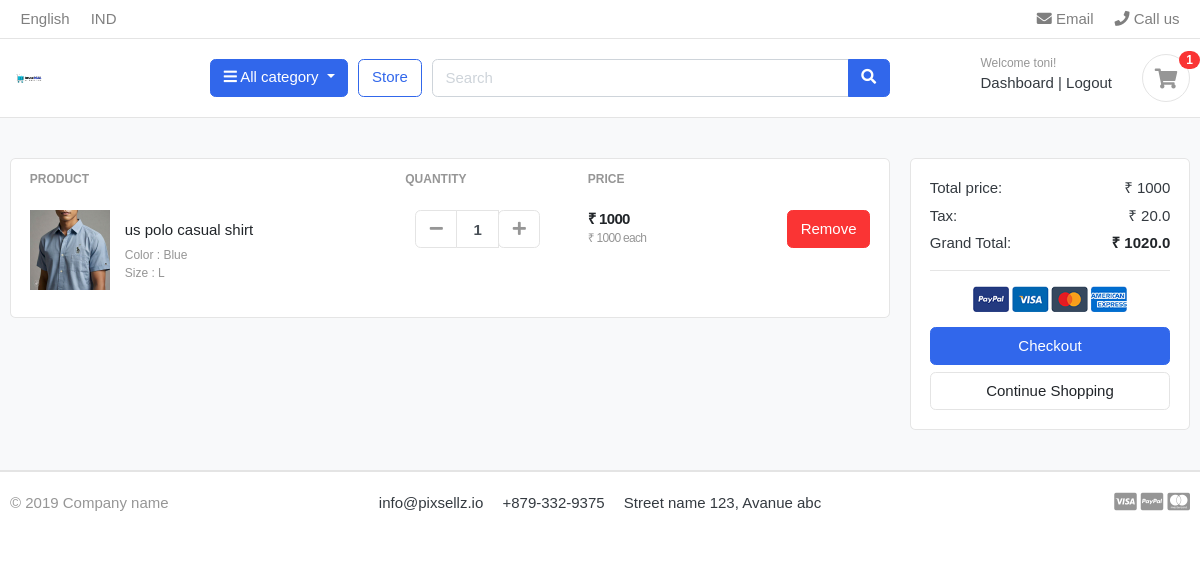
The page /cart/ (signed in) on the database its author committed.
### accounts/models.py (models this page shows, shortened)
class Account(AbstractBaseUser):
    first_name = models.CharField(max_length=50)
    last_name = models.CharField(max_length=50)
    username = models.CharField(max_length=50, unique=True)
    email = models.EmailField(max_length=100, unique=True)
    phone_number = models.CharField(max_length=50)
    date_joined = models.DateTimeField(auto_now_add=True)
    last_login = models.DateTimeField(auto_now=True)
    is_admin = models.BooleanField(default=False)
    is_staff = models.BooleanField(default=False)
    is_active = models.BooleanField(default=False)
    is_superadmin = models.BooleanField(default=False)
    USERNAME_FIELD = 'email'
    REQUIRED_FIELDS = ['username', 'first_name', 'last_name']
    objects = MyAccountManager()

### carts/models.py (models this page shows, shortened)
class CartItem(models.Model):
    user = models.ForeignKey(Account, on_delete=models.CASCADE, null=True)
    product = models.ForeignKey(Product, on_delete=models.CASCADE)
    variations = models.ManyToManyField(Variation, blank=True)
    cart = models.ForeignKey(Cart, on_delete=models.CASCADE, null=True)
    quantity = models.IntegerField()
    is_active = models.BooleanField(default=True)
    def sub_total(self):
        return self.product.price * self.quantity

### store/models.py (models this page shows, shortened)
class Product(models.Model):
    product_name = models.CharField(max_length=200, unique=True)
    slug = models.SlugField(max_length=200, unique=True)
    description = models.TextField(max_length=500, blank=True)
    price = models.IntegerField()
    images = models.ImageField(upload_to='photos/products')
    stock = models.IntegerField()
    is_available = models.BooleanField(default=True)
    category = models.ForeignKey(Category, on_delete=models.CASCADE)
    created_date = models.DateTimeField(auto_now_add=True)
    modified_date = models.DateTimeField(auto_now=True)
    def get_url(self):
        return reverse('product_detail', args=[self.category.slug, self.slug])

class Variation(models.Model):
    product = models.ForeignKey(Product, on_delete=models.CASCADE)
    variation_category = models.CharField(max_length=100, choices=variation_category_choice)
    variation_value = models.CharField(max_length=100)
    is_active = models.BooleanField(default=True)
    created_date = models.DateTimeField(auto_now_add=True)
    objects = VariationManager()

### carts/views.py (the view)
# urls.py: path('', views.cart, name='cart'),
def cart(request, total=0, quantity=0, cart_items=None):
    try:
        tax = 0
        grand_total = 0
        if request.user.is_authenticated:
            cart_items = CartItem.objects.filter(user=request.user, is_active=True)
        else:
            cart = Cart.objects.get(cart_id=_cart_id(request))
            cart_items = CartItem.objects.filter(cart=cart, is_active=True)
        for cart_item in cart_items:
            total += (cart_item.product.price * cart_item.quantity)
            quantity += cart_item.quantity
        tax = (2 * total)/100
        grand_total = total + tax
    except ObjectDoesNotExist:
        pass #Just ignore
    context = {
        'total': total,
        'quantity': quantity,
        'cart_items': cart_items,
        'tax': tax,
        'grand_total': grand_total
    }
    return render(request, 'store/cart.html', context)

### templates/store/cart.html (shortened to what this page needs)
{% extends "base.html" %}
{% load static %}
{% block content %}
<section class="section-content padding-y bg">
    <div class="container">
        {% if not cart_items %}
        <h2 class="text-center">Your Shopping Cart is Empty</h2>
        <br>
        <div class="text-center">
            <a href="{% url 'store' %}" class="btn btn-primary">Continue Shopping</a>
        </div>
        {% else %}
        <div class="row">
            <aside class="col-lg-9">
                <div class="card">
                    <table class="table table-borderless table-shopping-cart">
                        <thead class="text-muted">
                            <tr class="small text-uppercase">
                                <th scope="col">Product</th>
                                <th scope="col" width="120">Quantity</th>
                                <th scope="col" width="120">Price</th>
                                <th scope="col" class="text-right" width="200"> </th>
                            </tr>
                        </thead>
                        <tbody>
                            {% for cart_item in cart_items %}
                            <tr>
                                <td>
                                    <figure class="itemside align-items-center">
                                        <div class="aside"><img src="{{ cart_item.product.images.url }}" class="img-sm">
                                        </div>
                                        <figcaption class="info">
                                            <a href="{{ cart_item.product.get_url }}" class="title text-dark">{{ cart_item.product.product_name }}</a>
                                            <p class="text-muted small">
                                                {% if cart_item.variations.all %}
                                                    {% for item in cart_item.variations.all %}
                                                        {{ item.variation_category | capfirst }} : {{ item.variation_value | capfirst }} <br>
                                                    {% endfor %}
                                                {% endif %}
                                            </p>
                                        </figcaption>
                                    </figure>
                                </td>
                                <td>
                                    <div class="col">
                                        <div class="input-group input-spinner">
                                            <div class="input-group-prepend">
                                                {% if cart_item.quantity == 1 %}
                                                <a href="{% url 'remove_cart' cart_item.product.id cart_item.id %}" class="btn btn-light" type="button" id="button-minus" onclick="return confirm('Are you sure to remove this item?')"> <i class="fa fa-minus"></i> </a>
                                                {% else %}
                                                <a href="{% url 'remove_cart' cart_item.product.id cart_item.id %}" class="btn btn-light" type="button" id="button-minus"> <i class="fa fa-minus"></i> </a>
                                                {% endif %}
                                            </div>
                                            <input type="text" class="form-control" value="{{ cart_item.quantity }}" style="background-color: white;" readonly>
                                            <div class="input-group-append">
                                                <form action="{% url 'add_cart' cart_item.product.id %}" method="POST">
                                                    <button class="btn btn-light" type="submit" id="button-plus"> <i class="fa fa-plus"></i> </button>
                                                </form>
                                            </div>
                                        </div>
                                    </div>
                                </td>
                                <td>
                                    <div class="price-wrap">
                                        <var class="price">₹ {{ cart_item.sub_total }}</var>
                                        <small class="text-muted"> ₹ {{ cart_item.product.price }} each </small>
                                    </div>
                                </td>
                                <td class="text-right">
                                    <a href="{% url 'remove_cart_item' cart_item.product.id cart_item.id %}" onclick="return confirm('Are you sure to remove this item?')" class="btn btn-danger">Remove</a>
                                </td>
                            </tr>
                            {% endfor %}
                        </tbody>
                    </table>
                </div>
            </aside>
            <aside class="col-lg-3">
                <div class="card">
                    <div class="card-body">
                        <dl class="dlist-align">
                            <dt>Total price:</dt>
                            <dd class="text-right">₹ {{ total }}</dd>
                        </dl>
                        <dl class="dlist-align">
                            <dt>Tax:</dt>
                            <dd class="text-right"> ₹ {{ tax }}</dd>
                        </dl>
                        <dl class="dlist-align">
                            <dt>Grand Total:</dt>
                            <dd class="text-right text-dark b"><strong>₹ {{ grand_total }}</strong></dd>
                        </dl>
                        <hr>
                        <p class="text-center mb-3">
                            <img src="{% static './images/misc/payments.png' %}" height="26">
                        </p>
                        <a href="{% url 'checkout' %}" class="btn btn-primary btn-block"> Checkout </a>
                        <a href="{% url 'store' %}" class="btn btn-light btn-block">Continue Shopping</a>
                    </div>
                </div>
            </aside>
        </div>
        {% endif %}
    </div>
</section>
{% endblock %}

### templates/includes/navbar.html (shortened to what this page needs)
{% load static %}
<header class="section-header">
    <nav class="navbar p-md-0 navbar-expand-sm navbar-light border-bottom">
        <div class="container">
            <div class="collapse navbar-collapse" id="navbarTop4">
                <ul class="navbar-nav mr-auto">
                    <li class="nav-item dropdown">
                        <a href="#" class="nav-link"> English </a>
                    </li>
                    <li class="nav-item dropdown">
                        <a href="#" class="nav-link"> IND </a>
                    </li>
                </ul>
                <ul class="navbar-nav">
                    <li><a href="#" class="nav-link"> <i class="fa fa-envelope"></i> Email </a></li>
                    <li><a href="#" class="nav-link"> <i class="fa fa-phone"></i> Call us </a></li>
                </ul>
            </div>
        </div>
    </nav>
    <section class="header-main border-bottom">
        <div class="container">
            <div class="row align-items-center">
                <div class="col-lg-2 col-md-3 col-6">
                    <a href="{% url 'home' %}" class="brand-wrap">
                        <img class="logo" src="{% static './images/logo.png' %}">
                    </a>
                </div>
                <div class="col-lg col-sm col-md col-6 flex-grow-0">
                    <div class="category-wrap dropdown d-inline-block float-right">
                        <button type="button" class="btn btn-primary dropdown-toggle" data-toggle="dropdown">
                            <i class="fa fa-bars"></i> All category
                        </button>
                    </div>
                </div>
                <a href="{% url 'store' %}" class="btn btn-outline-primary">Store</a>
                <div class="col-lg  col-md-6 col-sm-12 col">
                    <form action="{% url 'search' %}" class="search" method="GET">
                        <div class="input-group w-100">
                            <input type="text" class="form-control" style="width:60%;" placeholder="Search" name="keyword">
                            <div class="input-group-append">
                                <button class="btn btn-primary" type="submit">
                                    <i class="fa fa-search"></i>
                                </button>
                            </div>
                        </div>
                    </form>
                </div>
                <div class="col-lg-3 col-sm-6 col-8 order-2 order-lg-3">
                    <div class="d-flex justify-content-end mb-3 mb-lg-0">
                        {% if user.id is not None %}
                        <div class="widget-header">
                            <small class="title text-muted">Welcome {{ user.first_name }}!</small>
                            <div>
                                <a href="{% url 'dashboard' %}">Dashboard</a> <span class="dark-transp"> | </span>
                                <a href="{% url 'logout' %}">Logout</a>
                            </div>
                        </div>
                        {% endif %}
                        <a href="{% url 'cart' %}" class="widget-header pl-3 ml-3">
                            <div class="icon icon-sm rounded-circle border"><i class="fa fa-shopping-cart"></i>
                            </div>
                            <span class="badge badge-pill badge-danger notify">{{ cart_count }}</span>
                        </a>
                    </div>
                </div>
            </div>
        </div>
    </section>
</header>

### rows shown on the page
Account: first_name "toni"
CartItem: product.images (picture), product.product_name "us polo casual shirt", quantity "1", sub_total "1000", product.price "1000"
Variation: variation_category "Color", variation_value "Blue"
Variation: variation_category "Size", variation_value "L"

### other values the page prints
{{ cart_count }} "1"
{{ total }} "1000"
{{ tax }} "20.0"
{{ grand_total }} "1020.0"
